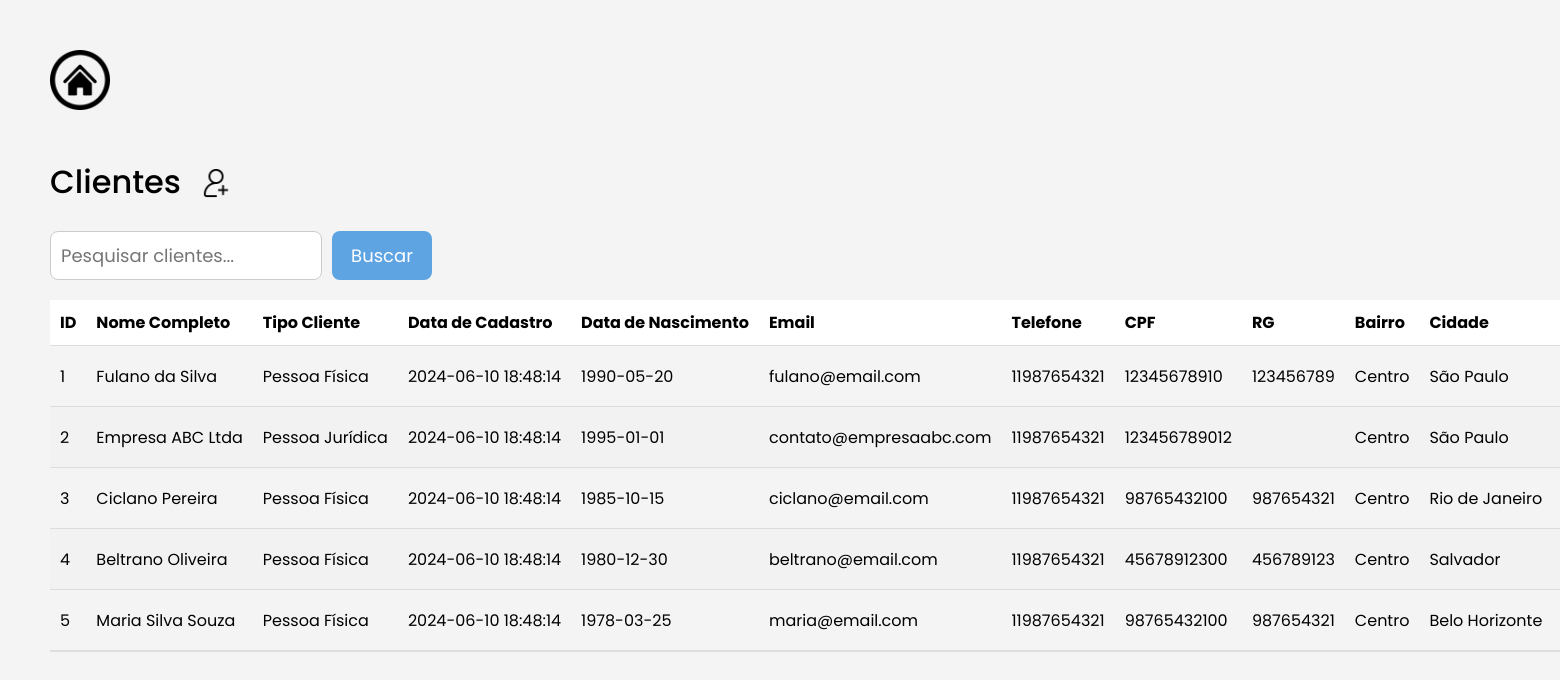
The page /clientes.php on the database its author committed.
### tables this page shows
CREATE TABLE novo_cliente (
    id_cliente INT PRIMARY KEY AUTO_INCREMENT,
    nome_completo VARCHAR(100),
    tipo_cliente ENUM('Pessoa Física', 'Pessoa Jurídica'),
    data_cadastro TIMESTAMP DEFAULT CURRENT_TIMESTAMP,
    dt_nasc DATE NOT NULL,
    email VARCHAR (60) NOT NULL,
    tel VARCHAR (20) NOT NULL,
    cpf VARCHAR (12) NOT NULL,
    rg VARCHAR (15) NOT NULL,
    bairro VARCHAR (30) NOT NULL,
    cidade VARCHAR (25) NOT NULL,
    rua VARCHAR(25) NOT NULL,
    num NUMERIC NOT NULL
);

### clientes.php (the view, shortened to what this page needs)
<?php
$servername = "localhost";
$username = "root";
$password = "";
$dbname = "conexao_cadastro";
$conn = new mysqli($servername, $username, $password, $dbname);
$search = isset($_GET['search']) ? $conn->real_escape_string($_GET['search']) : '';
$sql = "SELECT * FROM novo_cliente WHERE
        nome_completo LIKE '%$search%' OR
        tipo_cliente LIKE '%$search%' OR
        data_cadastro LIKE '%$search%' OR
        dt_nasc LIKE '%$search%' OR
        email LIKE '%$search%' OR
        tel LIKE '%$search%' OR
        cpf LIKE '%$search%' OR
        rg LIKE '%$search%' OR
        bairro LIKE '%$search%' OR
        cidade LIKE '%$search%' OR
        rua LIKE '%$search%' OR
        num LIKE '%$search%'";
$result = $conn->query($sql);
?>
<!DOCTYPE html>
<html>
<head>
</head>
<body>
<div class="container">
    <a href="formularios.html"><img src="img\botao-home.png" alt=""></a>
    <div class="topo">
        <h1>Clientes</h1>
        <a href="novo-cliente.html"><img src="\img\adicionar-usuario.png" alt=""></a>
    </div>
    <div class="pesquisar">
        <form method="GET" action="">
            <input type="text" name="search" placeholder="Pesquisar clientes..." value="<?php echo isset($_GET['search']) ? $_GET['search'] : ''; ?>">
            <button type="submit">Buscar</button>
        </form>
    </div>
    <?php
    if ($result->num_rows > 0) {
        echo "<table>";
        echo "<thead>
                <tr>
                    <th>ID</th>
                    <th>Nome Completo</th>
                    <th>Tipo Cliente</th>
                    <th>Data de Cadastro</th>
                    <th>Data de Nascimento</th>
                    <th>Email</th>
                    <th>Telefone</th>
                    <th>CPF</th>
                    <th>RG</th>
                    <th>Bairro</th>
                    <th>Cidade</th>
                    <th>Rua</th>
                    <th>Número</th>
                    <th></th>
                </tr>
              </thead>";
              echo "<tbody>";
              while($row = $result->fetch_assoc()) {
                  echo "<tr>
                          <td data-label='ID'>{$row['id_cliente']}</td>
                          <td data-label='Nome Completo'>{$row['nome_completo']}</td>
                          <td data-label='Tipo Cliente'>{$row['tipo_cliente']}</td>
                          <td data-label='Data de Cadastro'>{$row['data_cadastro']}</td>
                          <td data-label='Data de Nascimento'>{$row['dt_nasc']}</td>
                          <td data-label='Email'>{$row['email']}</td>
                          <td data-label='Telefone'>{$row['tel']}</td>
                          <td data-label='CPF'>{$row['cpf']}</td>
                          <td data-label='RG'>{$row['rg']}</td>
                          <td data-label='Bairro'>{$row['bairro']}</td>
                          <td data-label='Cidade'>{$row['cidade']}</td>
                          <td data-label='Rua'>{$row['rua']}</td>
                          <td data-label='Número'>{$row['num']}</td>
                          <td data-label='Ações'>
                              <div>
                                  <button type='button' onclick='editRow({$row['id_cliente']})'><img src='lapis.png' alt='Editar'></button>
                                  <button type='button'><img src='excluir.png' alt='Excluir'></button>
                              </div>
                          </td>
                        </tr>";
              }
              echo "</tbody>";
        echo "</table>";
    } else {
        echo "<p>Nenhum resultado encontrado.</p>";
    }
    ?>
</div>
</body>
</html>

### clientes.php (style rules this page uses)
body { font-family: "poppins", sans-serif; background-color: #f4f4f4; margin: 0; padding: 0; display: flex; justify-content: center; flex-direction: column; }
.container { width: 90%; max-width: 1200px; margin-top: 50px; margin-left: 50px; }
.container a img { width: 60px; }
h1 { color: black; border-radius: 5px; text-align: left; margin-bottom: 10px; font-weight: 500; }
table { width: 1800px; border-collapse: collapse; overflow-x: auto; display: block; }
table, th, td { border-bottom: 1px solid #ddd; }
th, td { padding: 10px; text-align: left; }
th { background-color: white; color: black; }
tr:nth-child(even) { background-color: #f2f2f2; }
.pesquisar { margin-bottom: 20px; }
.pesquisar form { display: flex; }
.pesquisar input[type="text"] { font-family: "poppins", sans-serif; font-size: 18px; width: 250px; padding: 10px; border: 1px solid #ccc; border-radius: 8px; outline: none; }
.pesquisar button { font-family: "poppins", sans-serif; font-size: 18px; padding: 10px; border: none; background: #5EA3E2; color: white; cursor: pointer; border-radius: 8px; transition: background-color 0.3s; margin-left: 10px; text-align: center; width: 100px; }
.topo { display: flex; align-items: center; margin-top: 20px; margin-bottom: 15px; }
.topo a img { margin-left: 10px; padding-top: 20px; width: 30px; }
.topo h1 { margin-right: 10px; }
.container button { border: none; cursor: pointer; margin-right: 5px; }
.container div { display: flex; }

### rows shown on the page
novo_cliente: id_cliente "1", nome_completo "Fulano da Silva", tipo_cliente "Pessoa Física", data_cadastro "2024-06-10 18:48:14", dt_nasc "1990-05-20", email "fulano@email.com", tel "11987654321", cpf "12345678910", rg "123456789", bairro "Centro", cidade "São Paulo"
novo_cliente: id_cliente "2", nome_completo "Empresa ABC Ltda", tipo_cliente "Pessoa Jurídica", data_cadastro "2024-06-10 18:48:14", dt_nasc "1995-01-01", email "contato@empresaabc.com", tel "11987654321", cpf "123456789012", bairro "Centro", cidade "São Paulo"
novo_cliente: id_cliente "3", nome_completo "Ciclano Pereira", tipo_cliente "Pessoa Física", data_cadastro "2024-06-10 18:48:14", dt_nasc "1985-10-15", email "ciclano@email.com", tel "11987654321", cpf "98765432100", rg "987654321", bairro "Centro", cidade "Rio de Janeiro"
novo_cliente: id_cliente "4", nome_completo "Beltrano Oliveira", tipo_cliente "Pessoa Física", data_cadastro "2024-06-10 18:48:14", dt_nasc "1980-12-30", email "beltrano@email.com", tel "11987654321", cpf "45678912300", rg "456789123", bairro "Centro", cidade "Salvador"
novo_cliente: id_cliente "5", nome_completo "Maria Silva Souza", tipo_cliente "Pessoa Física", data_cadastro "2024-06-10 18:48:14", dt_nasc "1978-03-25", email "maria@email.com", tel "11987654321", cpf "98765432100", rg "987654321", bairro "Centro", cidade "Belo Horizonte"
